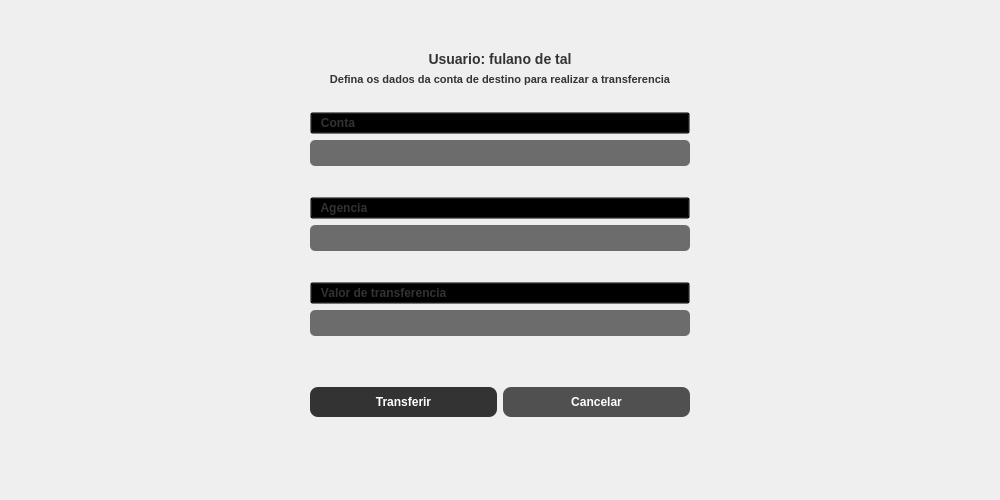
<?xml version="1.0" encoding="UTF-8"?>
<ui version="4.0">
 <class>Ui_Tela_Transferencia</class>
 <widget class="QWidget" name="Ui_Tela_Transferencia">
  <property name="geometry">
   <rect>
    <x>0</x>
    <y>0</y>
    <width>1000</width>
    <height>500</height>
   </rect>
  </property>
  <property name="windowTitle">
   <string>Form</string>
  </property>
  <layout class="QVBoxLayout" name="verticalLayout">
   <item>
    <layout class="QVBoxLayout" name="verticalLayout_10">
     <item>
      <spacer name="verticalSpacer">
       <property name="orientation">
        <enum>Qt::Vertical</enum>
       </property>
       <property name="sizeType">
        <enum>QSizePolicy::Maximum</enum>
       </property>
       <property name="sizeHint" stdset="0">
        <size>
         <width>20</width>
         <height>40</height>
        </size>
       </property>
      </spacer>
     </item>
     <item>
      <layout class="QHBoxLayout" name="horizontalLayout_10">
       <item>
        <spacer name="horizontalSpacer_8">
         <property name="orientation">
          <enum>Qt::Horizontal</enum>
         </property>
         <property name="sizeHint" stdset="0">
          <size>
           <width>40</width>
           <height>20</height>
          </size>
         </property>
        </spacer>
       </item>
       <item>
        <layout class="QVBoxLayout" name="verticalLayout_14">
         <item>
          <layout class="QHBoxLayout" name="horizontalLayout_20">
           <item>
            <widget class="QLabel" name="lbl_tran_usuario">
             <property name="styleSheet">
              <string notr="true">font-weight: bold; font-size: 14px; color: #333333;</string>
             </property>
             <property name="text">
              <string>Usuario: fulano de tal</string>
             </property>
             <property name="alignment">
              <set>Qt::AlignCenter</set>
             </property>
            </widget>
           </item>
          </layout>
         </item>
         <item>
          <layout class="QHBoxLayout" name="horizontalLayout_24">
           <item>
            <widget class="QLabel" name="label_4">
             <property name="styleSheet">
              <string notr="true">font-weight: bold; font-size: 11px; color: #333333;</string>
             </property>
             <property name="text">
              <string>Defina os dados da conta de destino para realizar a transferencia</string>
             </property>
             <property name="alignment">
              <set>Qt::AlignCenter</set>
             </property>
            </widget>
           </item>
          </layout>
         </item>
         <item>
          <spacer name="verticalSpacer_19">
           <property name="orientation">
            <enum>Qt::Vertical</enum>
           </property>
           <property name="sizeType">
            <enum>QSizePolicy::Maximum</enum>
           </property>
           <property name="sizeHint" stdset="0">
            <size>
             <width>20</width>
             <height>20</height>
            </size>
           </property>
          </spacer>
         </item>
         <item>
          <widget class="QPushButton" name="pushButton_13">
           <property name="styleSheet">
            <string notr="true">background-color: transparent; color: #333333;font-size: 12px; font-weight: bold; text-align: left;</string>
           </property>
           <property name="text">
            <string>   Conta</string>
           </property>
           <property name="icon">
            <iconset>
             <normaloff>../../../Projetos/testes/Assets/bank-account.png</normaloff>../../../Projetos/testes/Assets/bank-account.png</iconset>
           </property>
           <property name="iconSize">
            <size>
             <width>20</width>
             <height>20</height>
            </size>
           </property>
          </widget>
         </item>
         <item>
          <widget class="QLineEdit" name="le_tran_conta">
           <property name="minimumSize">
            <size>
             <width>380</width>
             <height>0</height>
            </size>
           </property>
           <property name="styleSheet">
            <string notr="true">background-color: #6C6C6C; color: white; padding: 5px; corner-radius: 10px; font-size: 12px; font-weight: bold; border-radius: 5px;</string>
           </property>
          </widget>
         </item>
         <item>
          <spacer name="verticalSpacer_13">
           <property name="orientation">
            <enum>Qt::Vertical</enum>
           </property>
           <property name="sizeType">
            <enum>QSizePolicy::Maximum</enum>
           </property>
           <property name="sizeHint" stdset="0">
            <size>
             <width>20</width>
             <height>25</height>
            </size>
           </property>
          </spacer>
         </item>
         <item>
          <widget class="QPushButton" name="pushButton_14">
           <property name="styleSheet">
            <string notr="true">background-color: transparent; color: #333333;font-size: 12px; font-weight: bold; text-align: left;</string>
           </property>
           <property name="text">
            <string>   Agencia</string>
           </property>
           <property name="icon">
            <iconset>
             <normaloff>../../../Projetos/testes/Assets/company.png</normaloff>../../../Projetos/testes/Assets/company.png</iconset>
           </property>
           <property name="iconSize">
            <size>
             <width>20</width>
             <height>20</height>
            </size>
           </property>
          </widget>
         </item>
         <item>
          <widget class="QLineEdit" name="le_tran_agencia">
           <property name="minimumSize">
            <size>
             <width>380</width>
             <height>0</height>
            </size>
           </property>
           <property name="styleSheet">
            <string notr="true">background-color: #6C6C6C; color: white; padding: 5px; corner-radius: 10px; font-size: 12px; font-weight: bold; border-radius: 5px;</string>
           </property>
          </widget>
         </item>
         <item>
          <spacer name="verticalSpacer_17">
           <property name="orientation">
            <enum>Qt::Vertical</enum>
           </property>
           <property name="sizeType">
            <enum>QSizePolicy::Maximum</enum>
           </property>
           <property name="sizeHint" stdset="0">
            <size>
             <width>20</width>
             <height>25</height>
            </size>
           </property>
          </spacer>
         </item>
         <item>
          <widget class="QPushButton" name="pushButton_15">
           <property name="styleSheet">
            <string notr="true">background-color: transparent; color: #333333;font-size: 12px; font-weight: bold; text-align: left;</string>
           </property>
           <property name="text">
            <string>   Valor de transferencia</string>
           </property>
           <property name="icon">
            <iconset>
             <normaloff>../../../Projetos/testes/Assets/dollar.png</normaloff>../../../Projetos/testes/Assets/dollar.png</iconset>
           </property>
           <property name="iconSize">
            <size>
             <width>20</width>
             <height>20</height>
            </size>
           </property>
          </widget>
         </item>
         <item>
          <widget class="QLineEdit" name="le_tran_valor_transferencia">
           <property name="minimumSize">
            <size>
             <width>380</width>
             <height>0</height>
            </size>
           </property>
           <property name="styleSheet">
            <string notr="true">background-color: #6C6C6C; color: white; padding: 5px; corner-radius: 10px; font-size: 12px; font-weight: bold; border-radius: 5px;</string>
           </property>
          </widget>
         </item>
         <item>
          <spacer name="verticalSpacer_16">
           <property name="orientation">
            <enum>Qt::Vertical</enum>
           </property>
           <property name="sizeType">
            <enum>QSizePolicy::Maximum</enum>
           </property>
           <property name="sizeHint" stdset="0">
            <size>
             <width>20</width>
             <height>45</height>
            </size>
           </property>
          </spacer>
         </item>
         <item>
          <layout class="QHBoxLayout" name="horizontalLayout_13">
           <item>
            <widget class="QPushButton" name="btn_tran_transferir">
             <property name="styleSheet">
              <string notr="true">background-color: #333333; color: white; padding: 8px; font-weight: bold; font-size: 12px; border-radius: 8px</string>
             </property>
             <property name="text">
              <string>Transferir</string>
             </property>
            </widget>
           </item>
           <item>
            <widget class="QPushButton" name="btn_tran_cancelar">
             <property name="styleSheet">
              <string notr="true">background-color: #505050;; color: white; padding: 8px; font-weight: bold; font-size: 12px; border-radius: 8px</string>
             </property>
             <property name="text">
              <string>Cancelar</string>
             </property>
            </widget>
           </item>
          </layout>
         </item>
        </layout>
       </item>
       <item>
        <spacer name="horizontalSpacer_9">
         <property name="orientation">
          <enum>Qt::Horizontal</enum>
         </property>
         <property name="sizeHint" stdset="0">
          <size>
           <width>40</width>
           <height>20</height>
          </size>
         </property>
        </spacer>
       </item>
      </layout>
     </item>
     <item>
      <spacer name="verticalSpacer_15">
       <property name="orientation">
        <enum>Qt::Vertical</enum>
       </property>
       <property name="sizeHint" stdset="0">
        <size>
         <width>20</width>
         <height>40</height>
        </size>
       </property>
      </spacer>
     </item>
    </layout>
   </item>
  </layout>
 </widget>
 <resources/>
 <connections/>
</ui>
